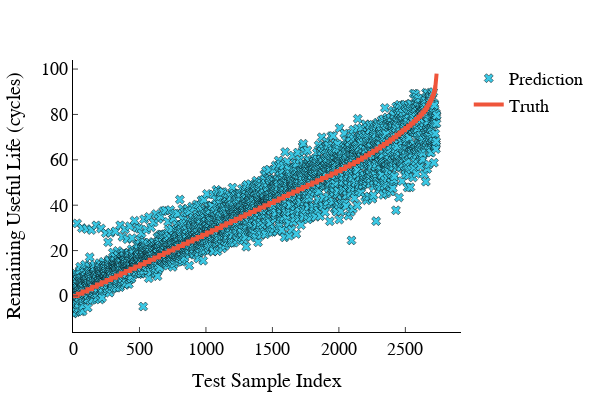

Notebook source saved alongside this figure:
### Code cell
RUL_idxs = sortperm(y_test[:, end])
sorted_RUL_truth = y_test[RUL_idxs, end]
sorted_RUL_preds = y_test_hat[RUL_idxs, end]

layout = Layout(font_family="Sans-Serif", font_color="black", xaxis_title="Test Sample Index", xaxis_title_font_size=20, xaxis_tickfont_size=18,
    yaxis_title="Remaining Useful Life (cycles)", yaxis_title_font_size=20, yaxis_tickfont_size=18,
    width=600, height=400, plot_bgcolor="white", legend_font_size=18, xaxis_linecolor="black",
    xaxis_rangemode="nonnegative", yaxis_linecolor="black", xaxis_tickvals=[0, 500, 1000, 1500, 2000, 2500],
    xaxis_ticks="inside", yaxis_ticks="inside")

trace1 = PlotlyJS.scatter(y=sorted_RUL_preds, mode="markers", marker_symbol="x", marker_size=8,
    marker_line_color="black", name="Prediction", marker_line_width="0.5", marker_color="#3BC8E4")

trace2 = PlotlyJS.scatter(y=sorted_RUL_truth, mode="lines", name="Truth", line_width=4)

p1 = PlotlyJS.Plot([trace1, trace2], layout)

### Figure 1 — Plotly figure (JSON) as saved in the notebook; plotly's stock layout.template omitted (floating-point values rounded to 4 significant figures; data arrays with more than 128 entries replaced by an {"elided": "..."} marker saying what was removed)
{"data": [{"marker": {"color": "#3BC8E4", "line": {"color": "black", "width": "0.5"}, "size": 8, "symbol": "x"}, "mode": "markers", "name": "Prediction", "type": "scatter", "y": {"elided": "2736 float values"}}, {"line": {"width": 4}, "mode": "lines", "name": "Truth", "type": "scatter", "y": {"elided": "2736 int values"}}], "layout": {"font": {"color": "black", "family": "Sans-Serif"}, "height": 400, "legend": {"font": {"size": 18}}, "margin": {"b": 50, "l": 50, "r": 50, "t": 60}, "plot_bgcolor": "white", "width": 600, "xaxis": {"linecolor": "black", "rangemode": "nonnegative", "tickfont": {"size": 18}, "ticks": "inside", "tickvals": [0, 500, 1000, 1500, 2000, 2500], "title": {"font": {"size": 20}, "text": "Test Sample Index"}}, "yaxis": {"linecolor": "black", "tickfont": {"size": 18}, "ticks": "inside", "title": {"font": {"size": 20}, "text": "Remaining Useful Life (cycles)"}}}}
